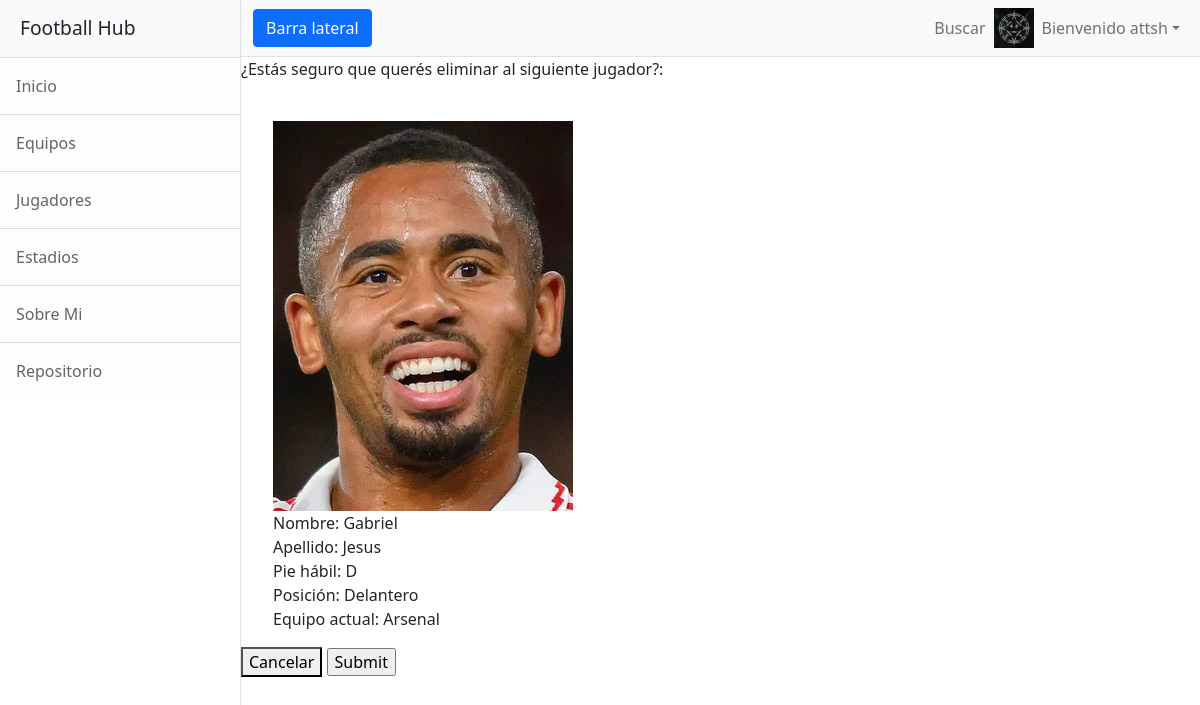
The app's page /App_fbhub/eliminarJugador/Gabriel (signed in), older data.
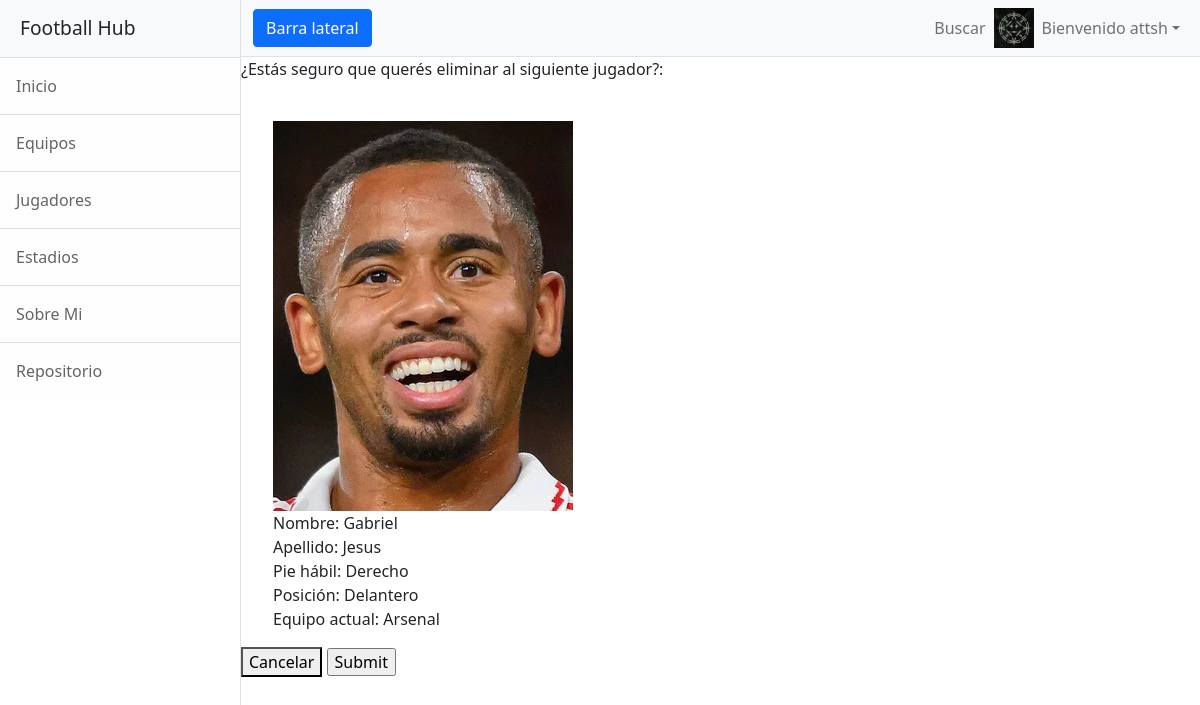
The same page, newer data.
### App_fbhub/models.py (models this page shows, shortened)
class Jugador(models.Model):
    nombre = models.CharField(max_length=40)
    apellido = models.CharField(max_length=40)
    opcion1 = "Izquierdo"
    opcion2 = "Derecho"
    opciones = [(opcion1, "Izquierdo"), (opcion2, "Derecho")]
    pie_fav = models.CharField(max_length=9, choices=opciones, blank=False)
    posicion = models.CharField(max_length=20)
    equipo_act = models.CharField(max_length=40)
    imagen = models.ImageField(upload_to="media/", default="media/No-Image-Placeholder.jpg")

### App_fbhub/views.py (the view)
# urls.py: path("eliminarJugador/<str:pk>", views.eliminarJugador, name="EliminarJugador"),
@login_required
def eliminarJugador(request, pk):
    if request.user.is_authenticated == False:
        return redirect("Login")
    avatar = Avatar.objects.filter(user=request.user.id)
    jugador = Jugador.objects.get(nombre=pk)
    if request.method == "POST":
        jugador.delete()
        return redirect("../Jugadores")
    context = {"object":jugador, "url":avatar[0].imagen.url}
    return render(request, "../templates/eliminarJugador.html", context)

### App_fbhub/templates/eliminarJugador.html
{% extends "padre.html" %}
{% load static %}
{% block changed_content %}
<p>¿Estás seguro que querés eliminar al siguiente jugador?:</p><br>
<ul style="list-style: none;">
    <img src="{{object.imagen.url}}" alt="Escudo {{object.nombre}}" onerror="this.onerror=null;this.src='/media/No-Image-Placeholder.jpg';">
    <li>Nombre: {{object.nombre}}</li>
    <li>Apellido: {{object.apellido}}</li>
    <li>Pie hábil: {{object.pie_fav}}</li>
    <li>Posición: {{object.posicion}}</li>
    <li>Equipo actual: {{object.equipo_act}}</li>
</ul>
<form method="POST" action="">{% csrf_token %}
    <button><a href="{% url 'Inicio' %}" style="color: black; text-decoration: none;">Cancelar</a></button>
    <input type="submit" name="Confirmar">
</form>
{% endblock %}

Row changes from the older to the newer data that the page shows:
changed Jugador "Gabriel": pie_fav "D" → "Derecho"
